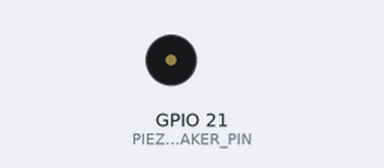
Bench run of a sketch on a simulated ESP32. Parts: buzzer (waves = sounding). I2S audio is not simulated (input reads silence); what the sketch prints to the serial monitor is not drawn.

Above: at 0.1 s.
At 3.1 s:
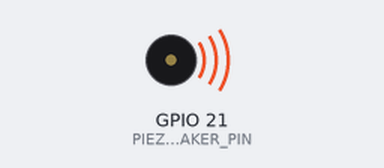
Timing chart, 0 to 4.6 s (numbered marks = the images above):
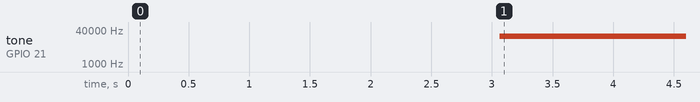

Measured:
- by itself, tone on GPIO 21 (PIEZO_SPEAKER_PIN): silent → 20000 Hz at 3.1 s

The sketch:

microphone_and_speaker.ino
```cpp
#include <Arduino.h>
#include <driver/i2s.h>
#include <cmath> // pow関数を使うために必要

#define SAMPLE_BUFFER_SIZE 512
#define PITCH_SHIFT_SEMITONES 0
int SAMPLE_RATE;

#define I2S_MIC_SERIAL_CLOCK 42
#define I2S_MIC_LEFT_RIGHT_CLOCK 41
#define I2S_MIC_SERIAL_DATA 16

#define PIEZO_SPEAKER_PIN 21  // 圧電スピーカー出力（PWM）

// PWM設定
#define PWM_CHANNEL 0
#define PWM_RESOLUTION 8
#define PWM_FREQ 20000  // 圧電スピーカー向け高周波PWM

i2s_config_t i2s_config = {
    .mode = (i2s_mode_t)(I2S_MODE_MASTER | I2S_MODE_RX),
    .sample_rate = SAMPLE_RATE, // 後で設定
    .bits_per_sample = I2S_BITS_PER_SAMPLE_32BIT,
    .channel_format = I2S_CHANNEL_FMT_ONLY_LEFT,
    .communication_format = I2S_COMM_FORMAT_I2S,
    .intr_alloc_flags = ESP_INTR_FLAG_LEVEL1,
    .dma_buf_count = 4,
    .dma_buf_len = 1024,
    .use_apll = false,
    .tx_desc_auto_clear = false,
    .fixed_mclk = 0};

i2s_pin_config_t i2s_mic_pins = {
    .bck_io_num = I2S_MIC_SERIAL_CLOCK,
    .ws_io_num = I2S_MIC_LEFT_RIGHT_CLOCK,
    .data_out_num = I2S_PIN_NO_CHANGE,
    .data_in_num = I2S_MIC_SERIAL_DATA};

void setup()
{
  Serial.begin(115200);

  // サンプリングレート設定
  SAMPLE_RATE = 8000 * pow(2, (float)PITCH_SHIFT_SEMITONES / 12.0);
  if (SAMPLE_RATE <= 0) SAMPLE_RATE = 1;
  Serial.print("設定サンプリングレート: ");
  Serial.println(SAMPLE_RATE);
  i2s_config.sample_rate = SAMPLE_RATE;

  // I2S初期化
  i2s_driver_install(I2S_NUM_0, &i2s_config, 0, NULL);
  i2s_set_pin(I2S_NUM_0, &i2s_mic_pins);

  // PWM初期化
  // ledcSetup(PWM_CHANNEL, PWM_FREQ, PWM_RESOLUTION);
  // ledcAttachPin(PIEZO_SPEAKER_PIN, PWM_CHANNEL);
  ledcAttach(PIEZO_SPEAKER_PIN, PWM_FREQ, PWM_RESOLUTION);

  delay(3000);
}

void loop()
{
  int32_t raw_samples[SAMPLE_BUFFER_SIZE];
  size_t bytes_read = 0;
  i2s_read(I2S_NUM_0, raw_samples, sizeof(int32_t) * SAMPLE_BUFFER_SIZE, &bytes_read, portMAX_DELAY);
  int samples_read = bytes_read / sizeof(int32_t);

  for (int i = 0; i < samples_read; i++)
  {
    // --- 修正ポイント1: マイクデータをスピーカー向けPWM値に変換 ---
    int32_t sample = raw_samples[i] >> 16; // 32bitを16bitにスケーリング
    sample = constrain(sample, -32768, 32767); // 範囲制限
    uint8_t pwm_value = map(sample, -32768, 32767, 0, 255); // PWM値に変換
    // ledcWrite(PWM_CHANNEL, pwm_value); // PWM出力
    ledcWrite(PIEZO_SPEAKER_PIN, pwm_value); // PWM出力

    delayMicroseconds(1000000 / SAMPLE_RATE); // 出力タイミング調整
  }

  // --- シリアルプロッタ出力（任意） ---
  int rangelimit = 3000;
  Serial.print(-rangelimit);
  Serial.print(" ");
  Serial.print(rangelimit);
  Serial.print(" ");
  float mean = 0;
  for (int i = 0; i < samples_read; i++) mean += raw_samples[i];
  mean /= samples_read;
  Serial.println(mean);
}
```
